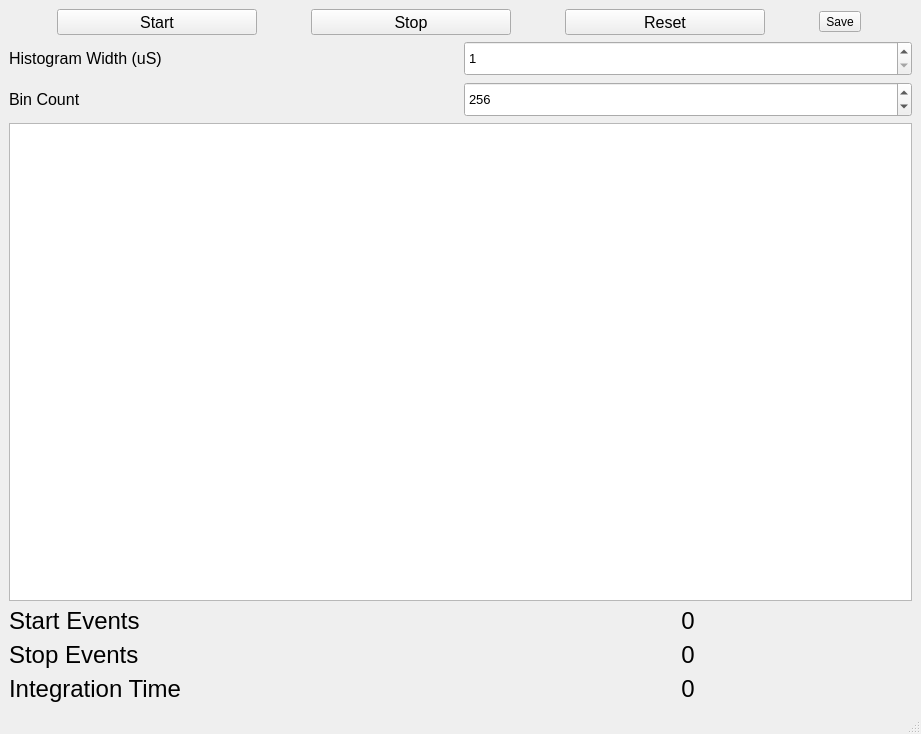
<?xml version="1.0" encoding="UTF-8"?>
<ui version="4.0">
 <class>MainWindow</class>
 <widget class="QMainWindow" name="MainWindow">
  <property name="geometry">
   <rect>
    <x>0</x>
    <y>0</y>
    <width>921</width>
    <height>734</height>
   </rect>
  </property>
  <property name="windowTitle">
   <string>QuTag Histogram</string>
  </property>
  <widget class="QWidget" name="centralwidget">
   <layout class="QGridLayout" name="gridLayout">
    <item row="0" column="0">
     <layout class="QVBoxLayout" name="verticalLayout_2">
      <item>
       <layout class="QHBoxLayout" name="horizontalLayout">
        <item>
         <widget class="QToolButton" name="start_button">
          <property name="minimumSize">
           <size>
            <width>200</width>
            <height>0</height>
           </size>
          </property>
          <property name="font">
           <font>
            <pointsize>12</pointsize>
           </font>
          </property>
          <property name="text">
           <string>Start</string>
          </property>
          <property name="icon">
           <iconset>
            <normaloff>../../artwork/icons/qudiTheme/22x22/start-counter.png</normaloff>../../artwork/icons/qudiTheme/22x22/start-counter.png</iconset>
          </property>
          <property name="iconSize">
           <size>
            <width>100</width>
            <height>16</height>
           </size>
          </property>
          <property name="toolButtonStyle">
           <enum>Qt::ToolButtonTextOnly</enum>
          </property>
         </widget>
        </item>
        <item>
         <widget class="QToolButton" name="stop_button">
          <property name="minimumSize">
           <size>
            <width>200</width>
            <height>0</height>
           </size>
          </property>
          <property name="font">
           <font>
            <pointsize>12</pointsize>
           </font>
          </property>
          <property name="text">
           <string>Stop</string>
          </property>
          <property name="icon">
           <iconset>
            <normaloff>../../artwork/icons/qudiTheme/22x22/stop-counter.png</normaloff>../../artwork/icons/qudiTheme/22x22/stop-counter.png</iconset>
          </property>
          <property name="iconSize">
           <size>
            <width>100</width>
            <height>16</height>
           </size>
          </property>
          <property name="toolButtonStyle">
           <enum>Qt::ToolButtonTextOnly</enum>
          </property>
         </widget>
        </item>
        <item>
         <widget class="QToolButton" name="reset_button">
          <property name="minimumSize">
           <size>
            <width>200</width>
            <height>0</height>
           </size>
          </property>
          <property name="font">
           <font>
            <pointsize>12</pointsize>
           </font>
          </property>
          <property name="text">
           <string>Reset</string>
          </property>
          <property name="icon">
           <iconset>
            <normaloff>../../artwork/icons/qudiTheme/22x22/stop-counter.png</normaloff>../../artwork/icons/qudiTheme/22x22/stop-counter.png</iconset>
          </property>
          <property name="iconSize">
           <size>
            <width>100</width>
            <height>16</height>
           </size>
          </property>
          <property name="toolButtonStyle">
           <enum>Qt::ToolButtonTextOnly</enum>
          </property>
         </widget>
        </item>
        <item>
         <widget class="QToolButton" name="save_button">
          <property name="sizePolicy">
           <sizepolicy hsizetype="Maximum" vsizetype="Maximum">
            <horstretch>0</horstretch>
            <verstretch>0</verstretch>
           </sizepolicy>
          </property>
          <property name="text">
           <string>Save</string>
          </property>
          <property name="icon">
           <iconset>
            <normaloff>../../../../../anaconda3/envs/qudi-env/Lib/site-packages/qudi/artwork/icons/document-save.svg</normaloff>../../../../../anaconda3/envs/qudi-env/Lib/site-packages/qudi/artwork/icons/document-save.svg</iconset>
          </property>
          <property name="iconSize">
           <size>
            <width>32</width>
            <height>32</height>
           </size>
          </property>
          <property name="popupMode">
           <enum>QToolButton::InstantPopup</enum>
          </property>
         </widget>
        </item>
       </layout>
      </item>
      <item>
       <layout class="QVBoxLayout" name="verticalLayout">
        <item>
         <layout class="QHBoxLayout" name="horizontalLayout_2">
          <item>
           <widget class="QLabel" name="label">
            <property name="text">
             <string>&lt;html&gt;&lt;head/&gt;&lt;body&gt;&lt;p&gt;&lt;span style=&quot; font-size:12pt;&quot;&gt;Histogram Width (uS)&lt;/span&gt;&lt;/p&gt;&lt;/body&gt;&lt;/html&gt;</string>
            </property>
           </widget>
          </item>
          <item>
           <widget class="QDoubleSpinBox" name="hist_width_spinbox">
            <property name="minimumSize">
             <size>
              <width>300</width>
              <height>35</height>
             </size>
            </property>
            <property name="font">
             <font>
              <pointsize>10</pointsize>
             </font>
            </property>
            <property name="decimals">
             <number>0</number>
            </property>
            <property name="minimum">
             <double>1.000000000000000</double>
            </property>
            <property name="maximum">
             <double>2000.000000000000000</double>
            </property>
           </widget>
          </item>
         </layout>
        </item>
        <item>
         <layout class="QHBoxLayout" name="horizontalLayout_3">
          <item>
           <widget class="QLabel" name="label_2">
            <property name="text">
             <string>&lt;html&gt;&lt;head/&gt;&lt;body&gt;&lt;p&gt;&lt;span style=&quot; font-size:12pt;&quot;&gt;Bin Count&lt;/span&gt;&lt;/p&gt;&lt;/body&gt;&lt;/html&gt;</string>
            </property>
           </widget>
          </item>
          <item>
           <widget class="QSpinBox" name="bin_count_spinbox">
            <property name="minimumSize">
             <size>
              <width>300</width>
              <height>35</height>
             </size>
            </property>
            <property name="font">
             <font>
              <pointsize>10</pointsize>
             </font>
            </property>
            <property name="maximum">
             <number>5000</number>
            </property>
            <property name="value">
             <number>256</number>
            </property>
           </widget>
          </item>
         </layout>
        </item>
       </layout>
      </item>
     </layout>
    </item>
    <item row="2" column="0">
     <layout class="QHBoxLayout" name="horizontalLayout_9">
      <item>
       <layout class="QVBoxLayout" name="verticalLayout_3">
        <item>
         <layout class="QHBoxLayout" name="horizontalLayout_5">
          <item>
           <widget class="QLabel" name="start_events_label">
            <property name="minimumSize">
             <size>
              <width>150</width>
              <height>0</height>
             </size>
            </property>
            <property name="font">
             <font>
              <pointsize>18</pointsize>
             </font>
            </property>
            <property name="text">
             <string>Start Events</string>
            </property>
           </widget>
          </item>
          <item>
           <widget class="QLabel" name="start_events">
            <property name="font">
             <font>
              <pointsize>18</pointsize>
             </font>
            </property>
            <property name="text">
             <string>&lt;html&gt;&lt;head/&gt;&lt;body&gt;&lt;p align=&quot;center&quot;&gt;0&lt;/p&gt;&lt;/body&gt;&lt;/html&gt;</string>
            </property>
           </widget>
          </item>
         </layout>
        </item>
        <item>
         <layout class="QHBoxLayout" name="horizontalLayout_4">
          <item>
           <widget class="QLabel" name="stop_events_label">
            <property name="minimumSize">
             <size>
              <width>150</width>
              <height>0</height>
             </size>
            </property>
            <property name="font">
             <font>
              <pointsize>18</pointsize>
             </font>
            </property>
            <property name="text">
             <string>Stop Events</string>
            </property>
           </widget>
          </item>
          <item>
           <widget class="QLabel" name="stop_events">
            <property name="font">
             <font>
              <pointsize>18</pointsize>
             </font>
            </property>
            <property name="text">
             <string>0</string>
            </property>
            <property name="alignment">
             <set>Qt::AlignCenter</set>
            </property>
           </widget>
          </item>
         </layout>
        </item>
        <item>
         <layout class="QHBoxLayout" name="horizontalLayout_8">
          <item>
           <widget class="QLabel" name="inte_time_label">
            <property name="minimumSize">
             <size>
              <width>150</width>
              <height>0</height>
             </size>
            </property>
            <property name="font">
             <font>
              <pointsize>18</pointsize>
             </font>
            </property>
            <property name="text">
             <string>Integration Time</string>
            </property>
           </widget>
          </item>
          <item>
           <widget class="QLabel" name="int_time">
            <property name="font">
             <font>
              <pointsize>18</pointsize>
             </font>
            </property>
            <property name="text">
             <string>0</string>
            </property>
            <property name="alignment">
             <set>Qt::AlignCenter</set>
            </property>
           </widget>
          </item>
         </layout>
        </item>
       </layout>
      </item>
     </layout>
    </item>
    <item row="1" column="0">
     <widget class="PlotWidget" name="qutag_histogram"/>
    </item>
   </layout>
  </widget>
  <widget class="QStatusBar" name="statusbar"/>
 </widget>
 <customwidgets>
  <customwidget>
   <class>PlotWidget</class>
   <extends>QGraphicsView</extends>
   <header>pyqtgraph</header>
  </customwidget>
 </customwidgets>
 <resources/>
 <connections/>
</ui>
